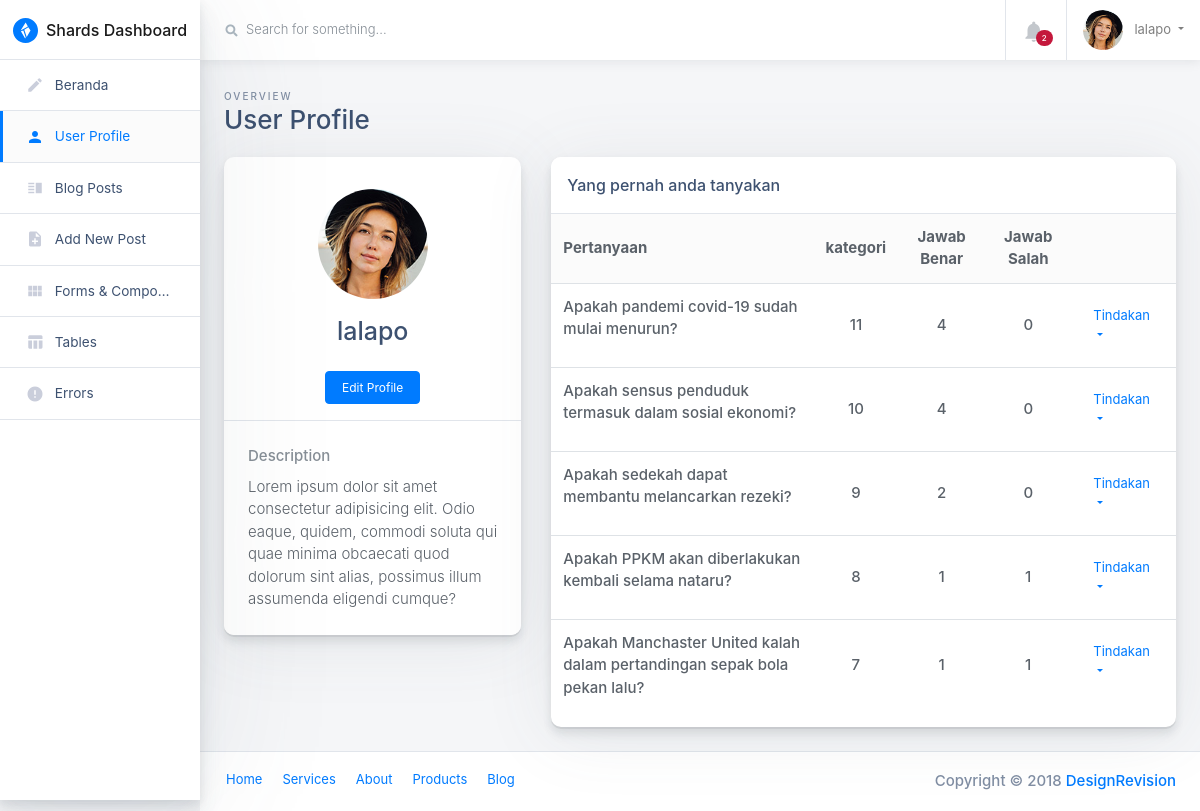
/user_profile.php (signed in), run on the app's committed database.
### tables this page shows
CREATE TABLE `tb_user` (
  `id_user` int(11) NOT NULL,
  `nama_user` varchar(50) NOT NULL,
  `username_user` varchar(20) NOT NULL,
  `email_user` varchar(255) NOT NULL,
  `password_user` varchar(255) NOT NULL,
  `jawaban_user` int(11) NOT NULL DEFAULT 0,
  `pertanyaan_user` int(11) NOT NULL DEFAULT 0
);

CREATE TABLE `tb_pertanyaan` (
  `id_pertanyaan` int(11) NOT NULL,
  `id_user` int(11) NOT NULL,
  `id_kategori` int(11) NOT NULL,
  `tersedia` enum('TRUE','FALSE') NOT NULL DEFAULT 'TRUE',
  `pertanyaan` varchar(255) NOT NULL,
  `jwb_iya` int(11) NOT NULL DEFAULT 0,
  `jwb_tidak` int(11) NOT NULL DEFAULT 0,
  `jml_jawaban` int(11) NOT NULL
);

### user_profile.php (the view, shortened to what this page needs)
<?php
include('config.php');
$tampilUser = mysqli_query($con, "SELECT * FROM tb_user WHERE username_user='$_SESSION[username_user]'");
$usr    = mysqli_fetch_array($tampilUser);
$aidi_user = $usr['id_user'];
?>
<!doctype html>
<html class="no-js h-100" lang="en">
<head>
  <link href="https://use.fontawesome.com/releases/v5.0.6/css/all.css" rel="stylesheet">
  <link rel="stylesheet" href="https://stackpath.bootstrapcdn.com/bootstrap/4.1.3/css/bootstrap.min.css">
  <link rel="stylesheet" id="main-stylesheet" data-version="1.1.0" href="styles/shards-dashboards.1.1.0.min.css">
  <link rel="stylesheet" href="styles/extras.1.1.0.min.css">
</head>
<body class="h-100">
  <div class="container-fluid">
    <div class="row">
      <aside class="main-sidebar col-12 col-md-3 col-lg-2 px-0">
        <div class="main-navbar">
          <nav class="navbar align-items-stretch navbar-light bg-white flex-md-nowrap border-bottom p-0">
            <a class="navbar-brand w-100 mr-0" href="dashboard.php" style="line-height: 25px;">
              <div class="d-table m-auto">
                <img id="main-logo" class="d-inline-block align-top mr-1" style="max-width: 25px;" src="images/shards-dashboards-logo.svg" alt="Shards Dashboard">
                <span class="d-none d-md-inline ml-1">Shards Dashboard</span>
              </div>
            </a>
          </nav>
        </div>
        <div class="nav-wrapper">
          <ul class="nav flex-column">
            <li class="nav-item">
              <a class="nav-link " href="dashboard.php">
                <i class="material-icons">edit</i>
                <span>Beranda</span>
              </a>
            </li>
            <li class="nav-item">
              <a class="nav-link active" href="user_profile.php">
                <i class="material-icons">person</i>
                <span>User Profile</span>
              </a>
            </li>
            <li class="nav-item">
              <a class="nav-link " href="components-blog-posts.php">
                <i class="material-icons">vertical_split</i>
                <span>Blog Posts</span>
              </a>
            </li>
            <li class="nav-item">
              <a class="nav-link " href="add-new-post.php">
                <i class="material-icons">note_add</i>
                <span>Add New Post</span>
              </a>
            </li>
            <li class="nav-item">
              <a class="nav-link " href="form-components.php">
                <i class="material-icons">view_module</i>
                <span>Forms &amp; Components</span>
              </a>
            </li>
            <li class="nav-item">
              <a class="nav-link " href="tables.php">
                <i class="material-icons">table_chart</i>
                <span>Tables</span>
              </a>
            </li>
            <li class="nav-item">
              <a class="nav-link " href="errors.php">
                <i class="material-icons">error</i>
                <span>Errors</span>
              </a>
            </li>
          </ul>
        </div>
      </aside>
      <main class="main-content col-lg-10 col-md-9 col-sm-12 p-0 offset-lg-2 offset-md-3">
        <div class="main-navbar sticky-top bg-white">
          <nav class="navbar align-items-stretch navbar-light flex-md-nowrap p-0">
            <form action="#" class="main-navbar__search w-100 d-none d-md-flex d-lg-flex">
              <div class="input-group input-group-seamless ml-3">
                <div class="input-group-prepend">
                  <div class="input-group-text">
                    <i class="fas fa-search"></i>
                  </div>
                </div>
                <input class="navbar-search form-control" type="text" placeholder="Search for something..." aria-label="Search">
              </div>
            </form>
            <ul class="navbar-nav border-left flex-row ">
              <li class="nav-item border-right dropdown notifications">
                <a class="nav-link nav-link-icon text-center" href="#" role="button" id="dropdownMenuLink" data-toggle="dropdown" aria-haspopup="true" aria-expanded="false">
                  <div class="nav-link-icon__wrapper">
                    <i class="material-icons">&#xE7F4;</i>
                    <span class="badge badge-pill badge-danger">2</span>
                  </div>
                </a>
              </li>
              <li class="nav-item dropdown">
                <a class="nav-link dropdown-toggle text-nowrap px-3" data-toggle="dropdown" href="#" role="button" aria-haspopup="true" aria-expanded="false">
                  <img class="user-avatar rounded-circle mr-2" src="images/avatars/0.jpg" alt="User Avatar">
                  <span class="d-none d-md-inline-block"><?= $usr['nama_user'] ?></span>
                </a>
              </li>
            </ul>
          </nav>
        </div>
        <div class="main-content-container container-fluid px-4">
          <div class="page-header row no-gutters py-4">
            <div class="col-12 col-sm-4 text-center text-sm-left mb-0">
              <span class="text-uppercase page-subtitle">Overview</span>
              <h3 class="page-title">User Profile</h3>
            </div>
          </div>
          <div class="row">
            <div class="col-lg-4">
              <div class="card card-small mb-4 pt-3">
                <div class="card-header border-bottom text-center">
                  <div class="mb-3 mx-auto">
                    <img class="rounded-circle" src="images/avatars/0.jpg" alt="User Avatar" width="110">
                  </div>
                  <h4 class="mb-4"><?= $usr['nama_user'] ?></h4>
                  <a class="btn btn-primary" href="edit_profile.php">Edit Profile</a>
                </div>
                <ul class="list-group list-group-flush">
                  <li class="list-group-item p-4">
                    <strong class="text-muted d-block mb-2">Description</strong>
                    <span>Lorem ipsum dolor sit amet consectetur adipisicing elit. Odio eaque, quidem, commodi soluta qui quae minima obcaecati quod dolorum sint alias, possimus illum assumenda eligendi cumque?</span>
                  </li>
                </ul>
              </div>
            </div>
            <div class="col">
              <div class="card card-small mb-4">
                <div class="card-header border-bottom">
                  <h6 class="m-0">Yang pernah anda tanyakan</h6>
                </div>
                <div class="card-body p-0 pb-3">
                  <table class="table mb-0">
                    <thead class="bg-light">
                      <tr>
                        <th scope="col" class="border-0 align-middle">Pertanyaan</th>
                        <th scope="col" class="border-0 align-middle text-center">kategori</th>
                        <th scope="col" class="border-0 align-middle text-center">Jawab Benar</th>
                        <th scope="col" class="border-0 align-middle text-center">Jawab Salah</th>
                        <th scope="col" class="border-0 align-middle text-center"></th>
                      </tr>
                    </thead>
                    <tbody>
                      <?php
                      $select = "SELECT * FROM tb_pertanyaan WHERE id_user = '$aidi_user' ORDER BY id_pertanyaan DESC";
                      $runS = mysqli_query($con, $select);
                      while ($row_pertanyaan = mysqli_fetch_array($runS)) {;
                        $pertanyaan = $row_pertanyaan['pertanyaan'];
                        $kategori = $row_pertanyaan['id_kategori'];
                        $jwb_iya = $row_pertanyaan['jwb_iya'];
                        $jwb_tidak = $row_pertanyaan['jwb_tidak'];
                      ?>
                        <tr>
                          <td><?php echo $pertanyaan; ?></td>
                          <td class="text-center align-middle"><?php echo $kategori; ?></td>
                          <td class="text-center align-middle"><?php echo $jwb_iya; ?></td>
                          <td class="text-center align-middle"><?php echo $jwb_tidak; ?></td>
                          <td class="nav-item dropdown">
                            <a class="nav-link dropdown-toggle" data-toggle="dropdown" href="#" role="button" aria-haspopup="true" aria-expanded="false">
                              <span class="d-none d-md-inline-block">Tindakan</span>
                            </a>
                          </td>
                        </tr>
                      <?php } ?>
                    </tbody>
                  </table>
                </div>
              </div>
            </div>
          </div>
        </div>
        <footer class="main-footer d-flex p-2 px-3 bg-white border-top">
          <ul class="nav">
            <li class="nav-item">
              <a class="nav-link" href="#">Home</a>
            </li>
            <li class="nav-item">
              <a class="nav-link" href="#">Services</a>
            </li>
            <li class="nav-item">
              <a class="nav-link" href="#">About</a>
            </li>
            <li class="nav-item">
              <a class="nav-link" href="#">Products</a>
            </li>
            <li class="nav-item">
              <a class="nav-link" href="#">Blog</a>
            </li>
          </ul>
          <span class="copyright ml-auto my-auto mr-2">Copyright © 2018
            <a href="https://designrevision.com" rel="nofollow">DesignRevision</a>
          </span>
        </footer>
      </main>
    </div>
  </div>
</body>
</html>

### data on the page
tb_user: nama_user "lalapo"
tb_pertanyaan: pertanyaan "Apakah pandemi covid-19 sudah mulai menurun?", id_kategori "11", jwb_iya "4", jwb_tidak "0"
tb_pertanyaan: pertanyaan "Apakah sensus penduduk termasuk dalam sosial ekonomi?", id_kategori "10", jwb_iya "4", jwb_tidak "0"
tb_pertanyaan: pertanyaan "Apakah sedekah dapat membantu melancarkan rezeki?", id_kategori "9", jwb_iya "2", jwb_tidak "0"
tb_pertanyaan: pertanyaan "Apakah PPKM akan diberlakukan kembali selama nataru?", id_kategori "8", jwb_iya "1", jwb_tidak "1"
tb_pertanyaan: pertanyaan "Apakah Manchaster United kalah dalam pertandingan sepak bola pekan lalu?", id_kategori "7", jwb_iya "1", jwb_tidak "1"
